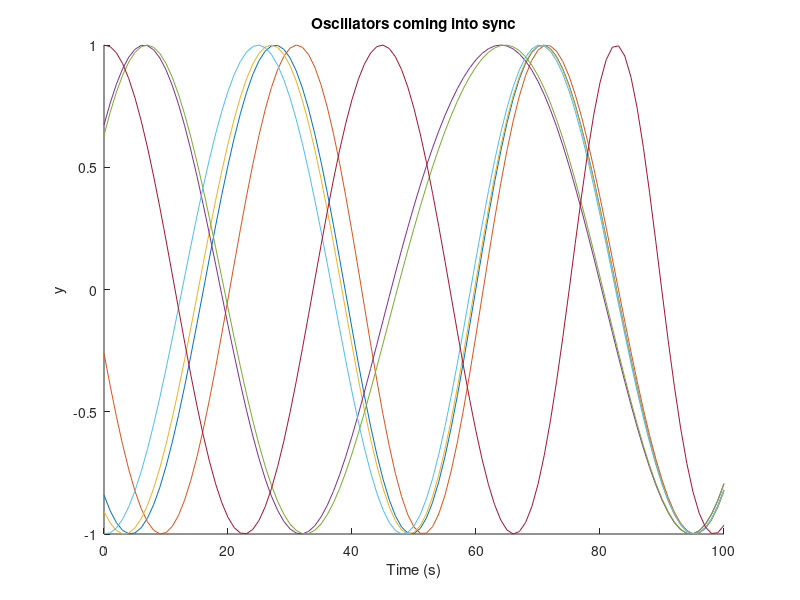

Source code (MATLAB):
% This code simulates the Kuramoto model using a foward Euler equation. It
% was written in conjunction with the document "Kuramoto model - Firefly Demo"
%
% Ari Rubinsztejn
% a.rubin1225@gmail.com
% www.gereshes.com
%%
close all
clear all
clc
%% Initialize items
k=.1; %A coupling factor
numFireFlies=7; %Number of oscillators
simFreq = 1 ; %Frequency in Hz
dt=1/simFreq;
t=0:dt:100;
theta=zeros(numFireFlies,length(t));
theta(:,1)=abs(2*pi*rand(numFireFlies,1));
dTheta=zeros(numFireFlies,1);
omega=20*ones(numFireFlies,1);%Set the frequency of the oscillators
y=zeros(size(theta));
%% Calculations
for c=2:length(t)
    dTheta=omega;
    for i=1:numFireFlies
        for j=1:numFireFlies
            dTheta(i)=dTheta(i)+((k/numFireFlies)*sin(theta(j,c-1)-theta(i,c-1))); %Genereate delta theta. Eqn 1
            
        end
    end
    theta(:,c)=theta(:,c-1)+(dTheta*dt); %Euler forward step
    c/length(t)
end

for c=1:length(t)
   y(:,c)=sin((5*t(c))+theta(:,c)); %Generate the y. Eqn 2
end


%% Plotting
figure()
for c=1:numFireFlies
 hold on
 plot(t,y(c,:))
end
ylabel('y')
xlabel('Time (s)')
title('Oscillators coming into sync')